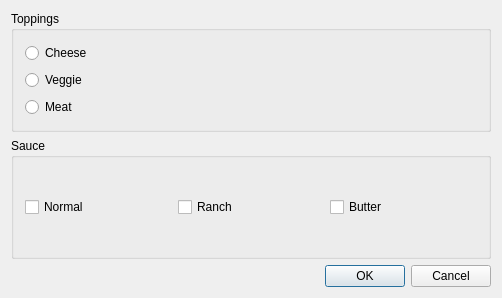
<?xml version="1.0" encoding="UTF-8"?>
<ui version="4.0">
 <class>Dialog</class>
 <widget class="QDialog" name="Dialog">
  <property name="geometry">
   <rect>
    <x>0</x>
    <y>0</y>
    <width>502</width>
    <height>298</height>
   </rect>
  </property>
  <property name="windowTitle">
   <string>Dialog</string>
  </property>
  <layout class="QVBoxLayout" name="verticalLayout_2">
   <item>
    <widget class="QGroupBox" name="Toppings">
     <property name="title">
      <string>Toppings</string>
     </property>
     <layout class="QVBoxLayout" name="verticalLayout">
      <item>
       <widget class="QRadioButton" name="radioButton">
        <property name="text">
         <string>Cheese</string>
        </property>
       </widget>
      </item>
      <item>
       <widget class="QRadioButton" name="radioButton_2">
        <property name="text">
         <string>Veggie</string>
        </property>
       </widget>
      </item>
      <item>
       <widget class="QRadioButton" name="radioButton_3">
        <property name="text">
         <string>Meat</string>
        </property>
       </widget>
      </item>
     </layout>
    </widget>
   </item>
   <item>
    <widget class="QGroupBox" name="Sauce">
     <property name="title">
      <string>Sauce</string>
     </property>
     <layout class="QHBoxLayout" name="horizontalLayout">
      <item>
       <widget class="QCheckBox" name="checkBox_2">
        <property name="text">
         <string>Normal</string>
        </property>
       </widget>
      </item>
      <item>
       <widget class="QCheckBox" name="checkBox_3">
        <property name="text">
         <string>Ranch</string>
        </property>
       </widget>
      </item>
      <item>
       <widget class="QCheckBox" name="checkBox">
        <property name="text">
         <string>Butter</string>
        </property>
       </widget>
      </item>
     </layout>
    </widget>
   </item>
   <item>
    <layout class="QHBoxLayout" name="horizontalLayout_2">
     <item>
      <spacer name="horizontalSpacer">
       <property name="orientation">
        <enum>Qt::Horizontal</enum>
       </property>
       <property name="sizeHint" stdset="0">
        <size>
         <width>40</width>
         <height>20</height>
        </size>
       </property>
      </spacer>
     </item>
     <item>
      <widget class="QPushButton" name="okBtn">
       <property name="text">
        <string>OK</string>
       </property>
      </widget>
     </item>
     <item>
      <widget class="QPushButton" name="cancelBtn">
       <property name="text">
        <string>Cancel</string>
       </property>
      </widget>
     </item>
    </layout>
   </item>
  </layout>
  <zorder>Sauce</zorder>
  <zorder>Toppings</zorder>
 </widget>
 <layoutdefault spacing="6" margin="11"/>
 <resources/>
 <connections/>
</ui>
